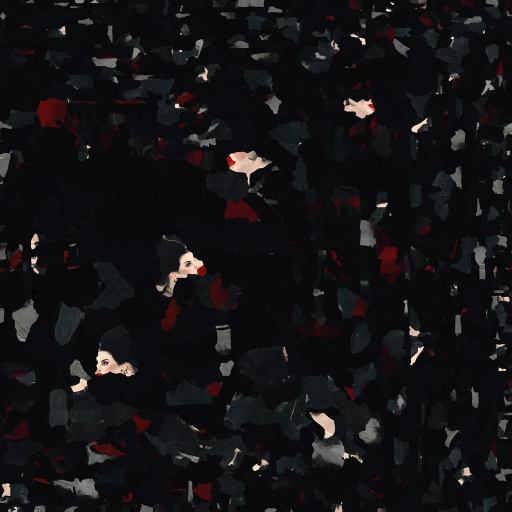
#> input picture assets/game/folk/noblewoman_c.webp, 1024 x 1024 px, given in place of chandler_c.webp, which was not available (shown at 1/2 size)
$ python wenna_swap.py
#> lines starting #> are read from the running program, lines starting #| are printed output that depends on the picture; after the words box and inside, x2 and y2 are one past the last pixel; in counts of white or black regions, pixels touching at a corner belong together
# Wenna Coyle, who keeps the Sill's lamps (src/folk/people.js POSTED fv_wenna): the candle-maker's body (chandler) with her
# clothes moved to a lamp-soot grey-green and her hair gone grey; skin (by its colour) left as it is. As
# tools/folk/posted_swaps.py does the small towns' people. Writes assets/game/folk/fv_wenna_c.webp and a before|after sheet.
#   python tools/firstvisit/wenna_swap.py [sheet.jpg]
import sys, os, numpy as np
from PIL import Image
from scipy import ndimage as ndi
D = os.path.join(os.path.dirname(__file__), '..', '..', 'assets', 'game', 'folk')
BASE, OUT = 'chandler', 'fv_wenna'
DH, SS, VS, GREY = 0.33, 0.55, 0.92, 0.55
def rgb2hsv(a):
    r, g, b = a[..., 0], a[..., 1], a[..., 2]; mx = a.max(-1); mn = a.min(-1); d = mx - mn; m = d > 1e-6
    rc = np.where(m, (mx - r) / np.where(m, d, 1), 0); gc = np.where(m, (mx - g) / np.where(m, d, 1), 0); bc = np.where(m, (mx - b) / np.where(m, d, 1), 0)
    h = np.where(mx == r, bc - gc, np.where(mx == g, 2 + rc - bc, 4 + gc - rc)); h = np.where(m, (h / 6) % 1, 0)
    return h, np.where(mx > 1e-6, d / np.where(mx > 1e-6, mx, 1), 0), mx
def hsv2rgb(h, s, v):
    i = np.floor(h * 6).astype(int) % 6; f = h * 6 - np.floor(h * 6); p = v * (1 - s); q = v * (1 - f * s); t = v * (1 - (1 - f) * s)
    return np.stack([np.choose(i, [v, q, p, p, t, v]), np.choose(i, [t, v, v, q, p, p]), np.choose(i, [p, p, t, v, v, q])], -1)
a = np.asarray(Image.open(os.path.join(D, BASE + '_c.webp')).convert('RGB')).astype(np.float32) / 255
h, s, v = rgb2hsv(a)
#> in rgb2hsv, `m = d > 1e-06`:
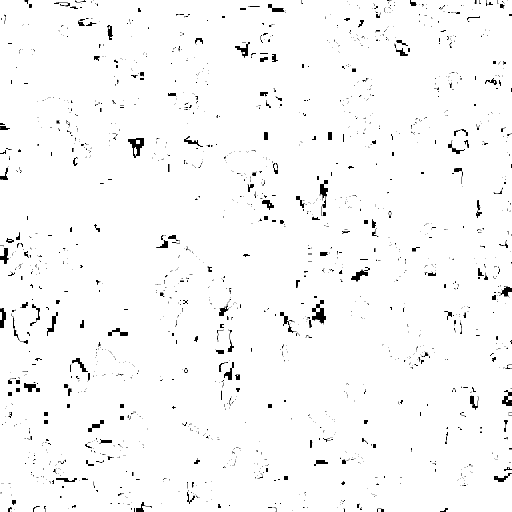
#> m: shape (1024, 1024) bool (shown at 1/2 size); 97.5% white; 1562 black regions (1296 under 20 px), largest, box (x1, y1, x2, y2) and area: (624, 600, 652, 649) 658, (256, 276, 288, 316) 609, (640, 360, 656, 432) 469
#> in rgb2hsv, `h = np.where(m, h / 6 % 1, 0)`:
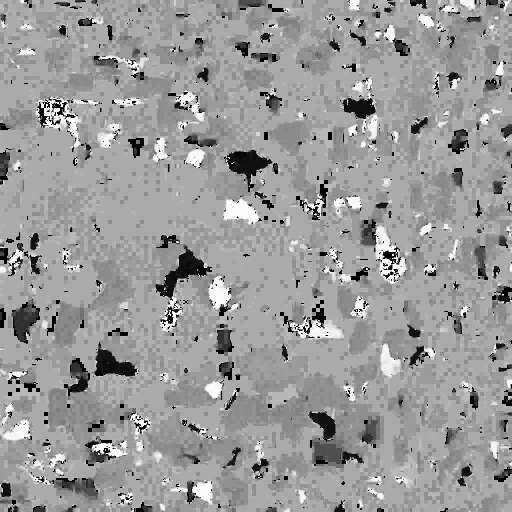
#> h: shape (1024, 1024) float32 (shown at 1/2 size); min 0, max 0.999, mean 0.605
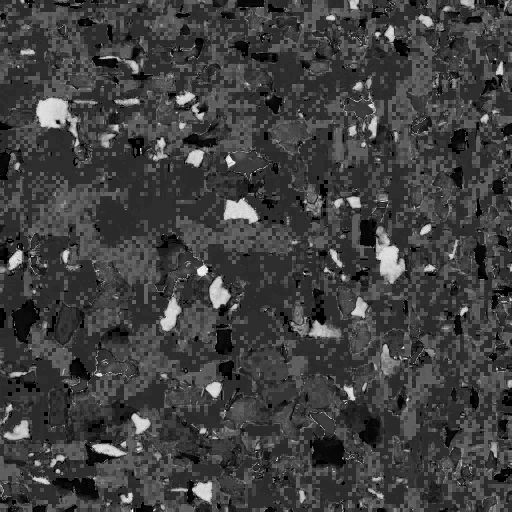
#> s: shape (1024, 1024) float32 (shown at 1/2 size); min 0, max 1, mean 0.253
hd = np.minimum(np.abs(h - 0.055), 1 - np.abs(h - 0.055))
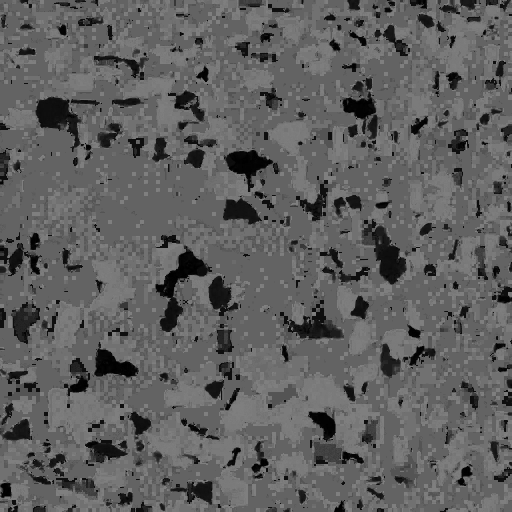
#> hd: shape (1024, 1024) float32 (shown at 1/2 size); min 0.000122, max 0.499, mean 0.376
skin = np.clip(1 - hd / 0.045, 0, 1) * np.clip((s - 0.16) / 0.1, 0, 1) * np.clip((0.62 - s) / 0.1, 0, 1) * np.clip((v - 0.42) / 0.12, 0, 1)
skin = np.clip(ndi.gaussian_filter(skin, 2.0) * 1.6, 0, 1)
out = hsv2rgb((h + DH) % 1, np.clip(s * SS, 0, 1), np.clip(v * VS, 0, 1))
#> in hsv2rgb, `i = np.floor(h * 6).astype(int) % 6`:
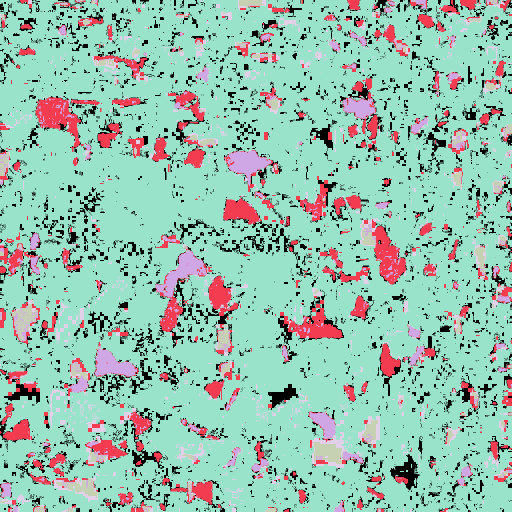
#> i: shape (1024, 1024) int64 (shown at 1/2 size); 6 distinct labels, from 0 to 5; one colour per label, 0 black
#> in hsv2rgb, `f = h * 6 - np.floor(h * 6)`:
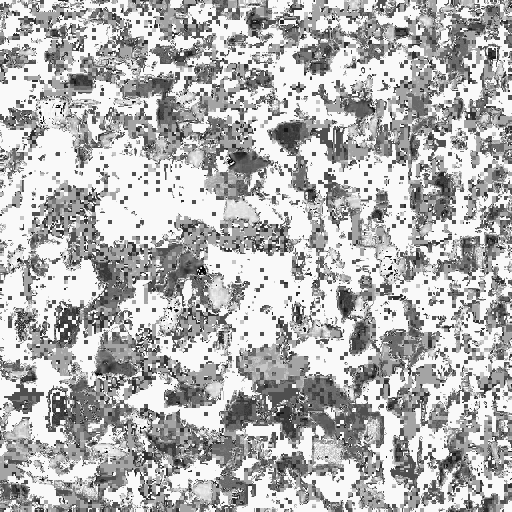
#> f: shape (1024, 1024) float32 (shown at 1/2 size); min 0.000202, max 1, mean 0.699
# (Hair: dark and not skin, lifted toward grey.)
hair = np.clip((0.35 - v) / 0.2, 0, 1) * (1 - skin)
g = out.mean(-1, keepdims=True); out = out * (1 - GREY * hair[..., None]) + (g * 0.6 + 0.35) * GREY * hair[..., None]
res = out * (1 - skin[..., None]) + a * skin[..., None]
Image.fromarray((np.clip(res, 0, 1) * 255).astype(np.uint8)).save(os.path.join(D, OUT + '_c.webp'), quality=90, method=4)
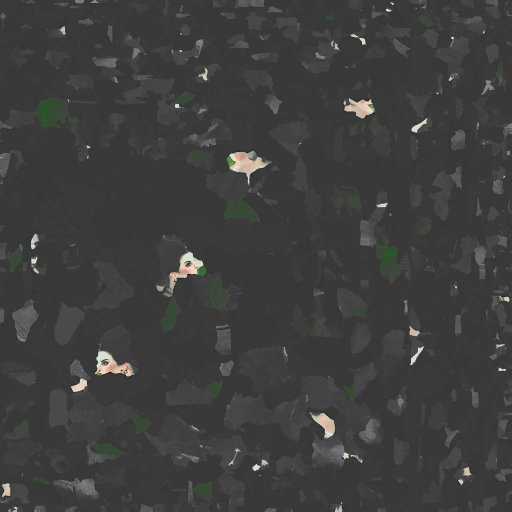
#> saved as fv_wenna_c.webp: PIL image 1024x1024 RGB (shown at 1/2 size); mean R, G, B 62.7, 62.4, 62
if len(sys.argv) > 1:
    Image.fromarray((np.concatenate([a, res], 1) * 255).astype(np.uint8)).resize((1536, 768)).save(sys.argv[1])
print('wrote', OUT + '_c.webp')
